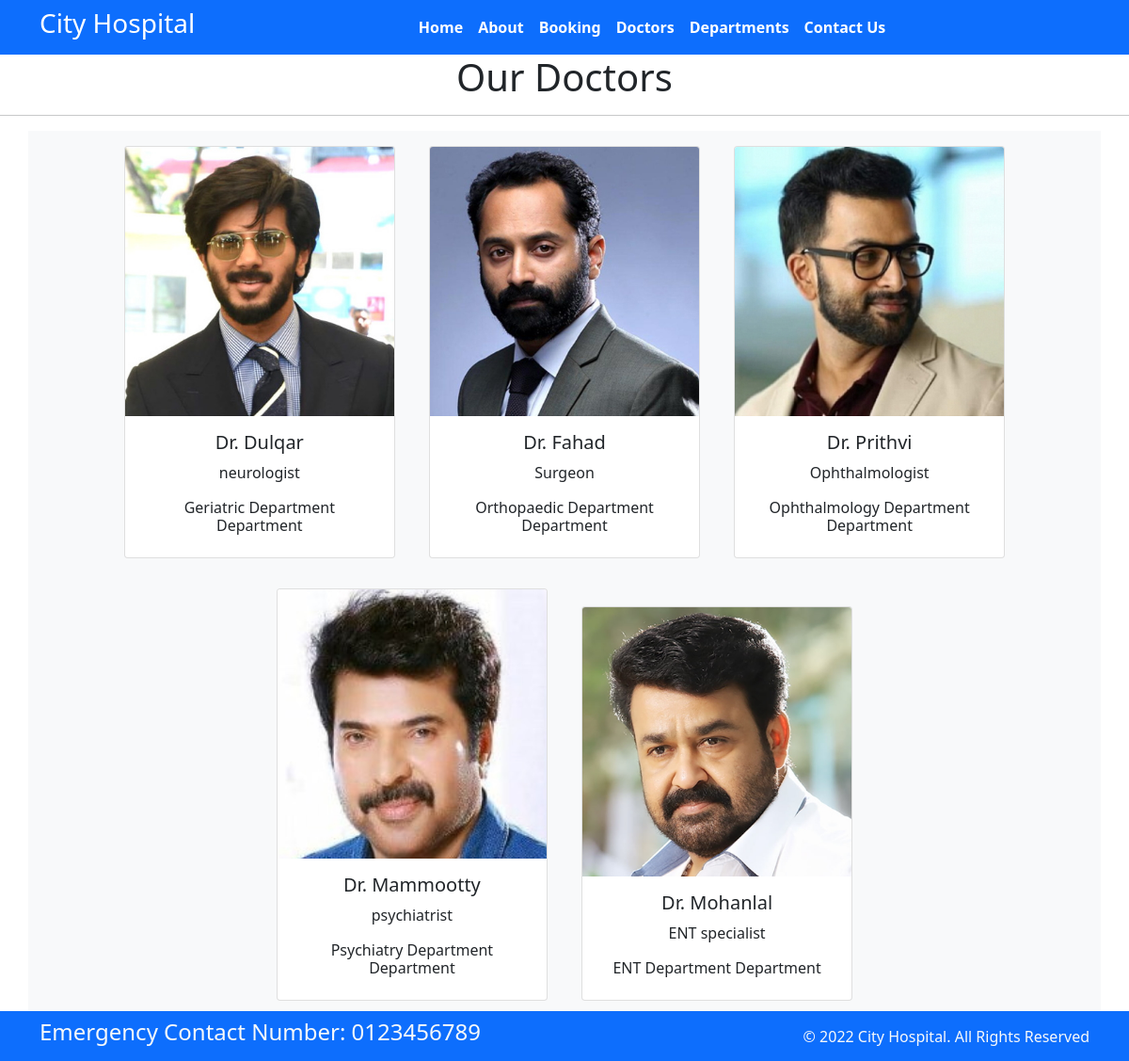
The app's page /doctors/ with its own data.
### home/models.py (models this page shows, shortened)
class Doctors(models.Model):
    doc_name = models.CharField(max_length=255)
    doc_spec = models.CharField(max_length=255)
    dep_name = models.ForeignKey(Departments, on_delete=models.CASCADE)
    doc_image = models.ImageField(upload_to='doctors')

class Departments(models.Model):
    dpt_name = models.CharField(max_length=100)
    det_decription = models.TextField()
    def __str__(self):
        return self.dpt_name

### home/views.py (the view)
# urls.py: path('doctors/',views.doctors,name="doctors"),
def doctors(request):
    dict_docs = {
        'doctors': Doctors.objects.all()
    }
    return render(request, 'doctors.html', dict_docs)

### templates/doctors.html (shortened to what this page needs)
{% extends 'base.html' %}
{% block content%}
<h1 class="text-center">Our Doctors</h1>
<hr>
<div class="container text-center bg-light mb-5">
    {% for d in doctors%}
    <div class="card text-center mx-3 my-3" style="width: 18rem; display:inline-block">
        <img src="{{d.doc_image.url}}" class="card-img-top" alt="...">
        <div class="card-body">
            <h5 class="card-title">Dr. {{d.doc_name}}</h5>
            <p class="card-text">{{d.doc_spec}}</p>
            <h6>{{d.dep_name}} Department</h6>
        </div>
    </div>
    {% endfor %}
</div>
{% endblock %}

### templates/base.html (shortened to what this page needs)
{% load static %}
<!DOCTYPE html>
<html>
<head>
  <link rel="stylesheet" href=" https://cdn.jsdelivr.net/npm/bootstrap@5.1.3/dist/css/bootstrap.min.css ">
  <link rel="stylesheet" href="https://use.fontawesome.com/releases/v5.2.0/css/all.css">
  <link rel="stylesheet" href="{% static '/css/style.css'%}">
</head>
<body>
  <nav class="navbar bg-primary navbar-expand-md ">
    <div class="container">
      <div class="col-2 text-left pl-md-0">
        <h3 class="text-white"> City Hospital </h3>
      </div>
      <div class="collapse navbar-collapse justify-content-center col-md-8 navbar-collapse-3">
        <ul class="navbar-nav justify-content-center  fw-bold">
          <li class="nav-item active">
            <a class="nav-link text-white" href="{% url 'home' %}">Home </a>
          </li>
          <li class="nav-item">
            <a class="nav-link text-white" href="{% url 'about' %}">About</a>
          </li>
          <li class="nav-item">
            <a class="nav-link text-white" href="{% url 'booking' %}">Booking</a>
          </li>
          <li class="nav-item">
            <a class="nav-link text-white" href="{% url 'doctors' %}">Doctors</a>
          </li>
          <li class="nav-item">
            <a class="nav-link text-white" href="{% url 'departments' %}">Departments</a>
          </li>
          <li class="nav-item">
            <a class="nav-link text-white" href="{% url 'contact' %}">Contact Us</a>
          </li>
        </ul>
      </div>
    </div>
  </nav>
  {% block content%}{% endblock %}
  <section class="position-fixed bottom-0 start-50 translate-middle-x col-12">
    <footer class="pt-2 pb-2  bg-primary text-light ">
      <div class="container">
        <div class="row align-items-center">
          <div class="col-12 col-md-8">
            <h4>Emergency Contact Number: 0123456789</h4>
          </div>
          <div class="col-12 col-md-4 mt-4 mt-md-0 text-center text-md-end">
            © 2022 City Hospital. All Rights Reserved
          </div>
        </div>
      </div>
    </footer>
  </section>
</body>
</html>

### records on screen
Doctors: doc_image (picture), doc_name "Dulqar", doc_spec "neurologist", dep_name "Geriatric Department"
Doctors: doc_image (picture), doc_name "Fahad", doc_spec "Surgeon", dep_name "Orthopaedic Department"
Doctors: doc_image (picture), doc_name "Prithvi", doc_spec "Ophthalmologist", dep_name "Ophthalmology Department"
Doctors: doc_image (picture), doc_name "Mammootty", doc_spec "psychiatrist", dep_name "Psychiatry Department"
Doctors: doc_image (picture), doc_name "Mohanlal", doc_spec "ENT specialist", dep_name "ENT Department"
